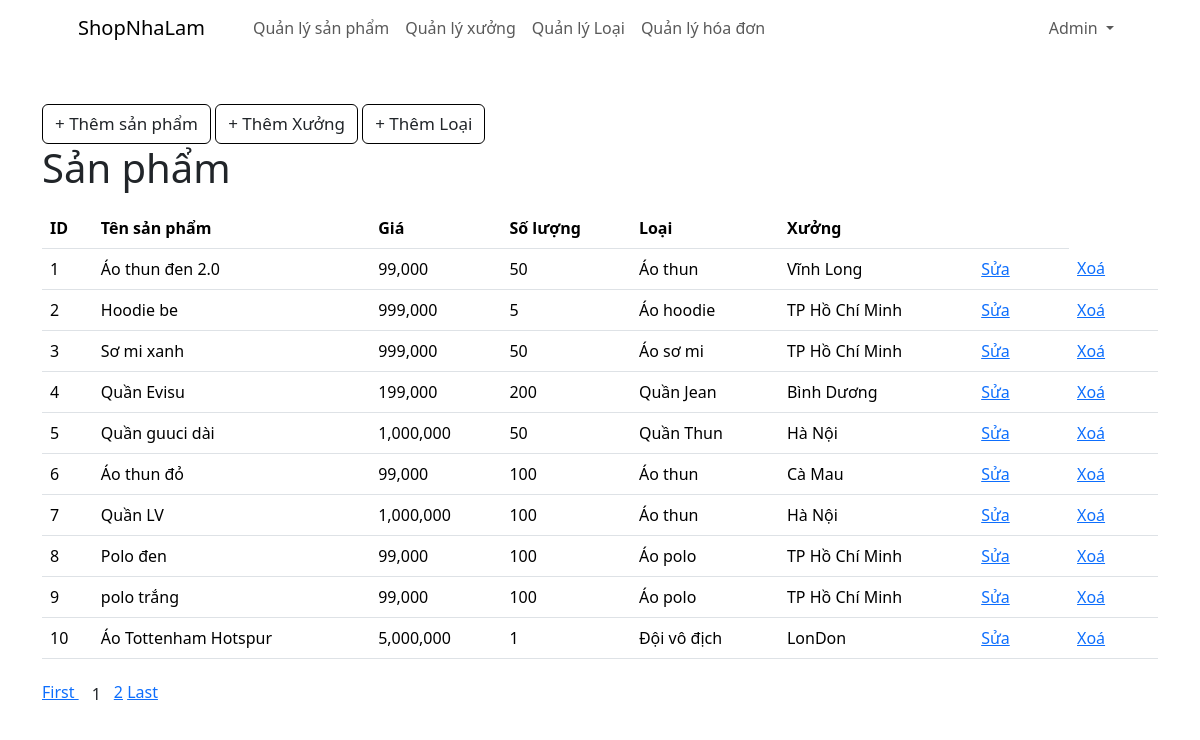
Page /admin/index.php (signed in) on the committed database.
### tables this page shows
CREATE TABLE IF NOT EXISTS `user` (
  `email` varchar(100) NOT NULL,
  `password` varchar(100) NOT NULL,
  `fullname` varchar(100) NOT NULL,
  `id` int NOT NULL AUTO_INCREMENT,
  `role_id` int NOT NULL,
  PRIMARY KEY (`id`),
  KEY `fk_role_user` (`role_id`)
);

CREATE TABLE IF NOT EXISTS `product` (
  `id` int NOT NULL AUTO_INCREMENT,
  `name` varchar(100) NOT NULL,
  `price` float NOT NULL,
  `stocks` int NOT NULL,
  `review` int NOT NULL,
  `image` varchar(100) NOT NULL,
  `manufacturer_id` int NOT NULL,
  `categories_id` int NOT NULL,
  PRIMARY KEY (`id`),
  KEY `fk_manufacturer_product` (`manufacturer_id`),
  KEY `fk_categories_product` (`categories_id`)
);

CREATE TABLE IF NOT EXISTS `categories` (
  `id` int NOT NULL AUTO_INCREMENT,
  `name` varchar(100) NOT NULL,
  PRIMARY KEY (`id`)
);

CREATE TABLE IF NOT EXISTS `manufacturer` (
  `id` int NOT NULL AUTO_INCREMENT,
  `name` varchar(100) NOT NULL,
  PRIMARY KEY (`id`)
);

### admin/class/Db.class.php (called while the page is built, shortened)
<?php
class Db {
		private $dbh= null;
		public function __construct()
		{
			$driver="mysql:host=". HOST."; dbname=". DB_NAME;
			try
			{
				$this->dbh = new PDO($driver, DB_USER, DB_PASS);
				$this->dbh->query("set names 'utf8' ");
			}
			catch(PDOException $e)
			{
				echo 'có lỗi xảy ra';	exit();
			}
		}
		private function query($sql, $arr = array(), $mode = PDO::FETCH_ASSOC)
		{
			$stm = $this->dbh->prepare($sql);
			if (!$stm->execute($arr))
				{
				echo "Sql lỗi."; exit();
				}
			return $stm->fetchAll($mode);
		}
		public function select($sql,  $arr = array(), $mode = PDO::FETCH_ASSOC)
		{
			return $this->query($sql, $arr, $mode);
		}
	}
?>

### admin/class/Product.class.php (the view, shortened to what this page needs)
<?php
class Product extends Db
{
    public function filterPage()
    {
        if ($_SERVER['REQUEST_METHOD'] == 'GET') {
            $url = $_GET['url'] ?? "product";
            if ($url == 'product') {
                echo "    <h1> Sản phẩm</h1>";
                echo "    <table class='table mt-3'>";
                echo "<thead>";
                echo "    <tr>";
                echo "        <th>ID</th>";
                echo "        <th>Tên sản phẩm</th>";
                echo "        <th>Giá</th>";
                echo "        <th>Số lượng</th>";
                echo "        <th>Loại</th>";
                echo "        <th>Xưởng</th>";
                echo "        <th>&nbsp;</th>";
                echo "         <th>&nbsp;</th>";
                echo "    </tr>";
                echo "</thead>";
                $tongSo1Trang = !empty($_GET['per_page']) ? $_GET['per_page'] : 10;
                $page = !empty($_GET['page']) ? $_GET['page'] : 1;
                $db = new Db();
                $sql = "SELECT COUNT(*) FROM product";
                $result = $db->select($sql)[0];
                $totalItem = $result['COUNT(*)'];
                $offSet = ($page - 1) * $tongSo1Trang;
                $sql_product = "SELECT product.id, product.name, product.stocks, product.price,
                categories.name as categories,
                manufacturer.name as manufacturer
                FROM product
                JOIN manufacturer on product.manufacturer_id = manufacturer.id
                JOIN categories on product.categories_id = categories.id
                order by id
                limit " . $offSet . "," . $tongSo1Trang;
                $productList = $db->select($sql_product);
                echo "<tbody>";
                foreach ($productList as $product) {
                    echo '<tr>';
                    echo '<td>' . $product['id'] . '</td>';
                    echo '<td>' . $product['name'] . '</td>';
                    echo '<td>' . number_format($product['price'], 0) . '</td>';
                    echo '<td>' . $product['stocks'] . '</td>';
                    echo '<td>' . $product['categories'] . '</td>';
                    echo '<td>' . $product['manufacturer'] . '</td>';
                    echo '<td><a href ="update_product.php?id=' . $product['id'] . '">Sửa</a><td>';
                    echo '<td><a href ="delete_product.php?id=' . $product['id'] . '">Xoá</a><td>';
                    echo '</tr>';
                }
                echo "</tbody>";
                echo "</table>";
                echo "<div>";
                $tongSoTrang = ceil($totalItem / $tongSo1Trang);
                if ($page) {
                    $first_page = 1;
                    echo "<a class = 'page-item num-page' href='index.php?url=".$url."&per_page=" . $tongSo1Trang . "&page=" . $first_page . "'>  First  </a> ";
                }
                for ($i = 1; $i <= $tongSoTrang; $i++) {
                    if ($i != $page) {
                        if ($i > $page - 2 && $i < $page + 2) {
                            echo "<a class = 'page-item num-page' href='index.php?url=".$url."&per_page=" . $tongSo1Trang . "&page=" . $i . "'>" . $i . "</a> ";
                        }
                    } else {
                        echo "<strong class ='current-page page-item btn'>$i </strong>";
                    }
                }
                if ($page == $tongSoTrang - $page) {
                    $last_page = $tongSoTrang;
                    echo "<a class = 'page-item num-page' href='index.php?url=".$url."&per_page=" . $tongSo1Trang . "&page=" . $last_page . "'>  Last  </a> ";
                }
                echo "</div>";
            }
        }
    }
}
?>

### admin/index.php (shortened to what this page needs)
<!DOCTYPE html>
<html lang="en">
<head>
    <link href="https://cdn.jsdelivr.net/npm/bootstrap@5.3.2/dist/css/bootstrap.min.css" rel="stylesheet">
    <link rel="stylesheet" href="https://cdnjs.cloudflare.com/ajax/libs/font-awesome/6.0.0-beta3/css/all.min.css">
</head>
<body>
    <nav class="navbar navbar-expand-lg w-100 ">
        <div class="container px-4 px-lg-5">
            <a class="navbar-brand" href="index.php">ShopNhaLam</a>
            <div class="collapse navbar-collapse" id="navbarSupportedContent">
                <ul class="navbar-nav me-auto mb-2 mb-lg-0 ms-lg-4">
                    <li class="nav-item"><a class="nav-link" href="index.php?url=product">Quản lý sản phẩm</a></li>
                    <li class="nav-item"><a class="nav-link" href="index.php?url=manufacturer">Quản lý xưởng</a></li>
                    <li class="nav-item"><a class="nav-link" href="index.php?url=categories">Quản lý Loại</a></li>
                    <li class="nav-item"><a class="nav-link" href="index.php?url=order">Quản lý hóa đơn</a></li>
                </ul>
                <div>
                    <ul class="navbar-nav me-auto mb-2 mb-lg-0 ms-lg-4">
                        <?php
                            $db = new Db();
                            $sql = "SELECT * from user where email = :email ";
                            $arr = array(":email" => $_SESSION['user']);
                            $user = $db->select($sql,$arr)[0];
                            ?>
                              <li class="nav-item dropdown">
                                <a class="nav-link dropdown-toggle" id="navbarDropdown" href="#" role="button"
                                    data-bs-toggle="dropdown" aria-expanded="false">
                                    <?= $user['fullname'] ?>
                                </a>
                            </li>
                </div>
            </div>
        </div>
    </nav>
    <div class="container mt-5">
       <a class=" add-btn btn" href="add_product.php">+ Thêm sản phẩm</a>
       <a class=" add-btn btn" href="add_manufacturer.php">+ Thêm Xưởng</a>
       <a class=" add-btn btn" href="add_category.php">+ Thêm Loại</a>
            <tbody>
                <?php
                $obj = new Product();
                $obj->filterPage();
                ?>
            </tbody>
    </div>
</body>
</html>

### admin/index.php (style rules this page uses)
.add-btn { display: inline-block; border:1px solid black; font-size: 17px; box-sizing: 0; }

### rows in the picture
user: fullname "Admin"
product: id "1", name "Áo thun đen 2.0", price "99,000", stocks "50", categories.name "Áo thun", manufacturer.name "Vĩnh Long"
product: id "2", name "Hoodie be", price "999,000", stocks "5", categories.name "Áo hoodie", manufacturer.name "TP Hồ Chí Minh"
product: id "3", name "Sơ mi xanh", price "999,000", stocks "50", categories.name "Áo sơ mi", manufacturer.name "TP Hồ Chí Minh"
product: id "4", name "Quần Evisu", price "199,000", stocks "200", categories.name "Quần Jean", manufacturer.name "Bình Dương"
product: id "5", name "Quần guuci dài", price "1,000,000", stocks "50", categories.name "Quần Thun", manufacturer.name "Hà Nội"
product: id "6", name "Áo thun đỏ", price "99,000", stocks "100", categories.name "Áo thun", manufacturer.name "Cà Mau"
product: id "7", name "Quần LV", price "1,000,000", stocks "100", categories.name "Áo thun", manufacturer.name "Hà Nội"
product: id "8", name "Polo đen", price "99,000", stocks "100", categories.name "Áo polo", manufacturer.name "TP Hồ Chí Minh"
product: id "9", name "polo trắng", price "99,000", stocks "100", categories.name "Áo polo", manufacturer.name "TP Hồ Chí Minh"
product: id "10", name "Áo Tottenham Hotspur", price "5,000,000", stocks "1", categories.name "Đội vô địch", manufacturer.name "LonDon"
